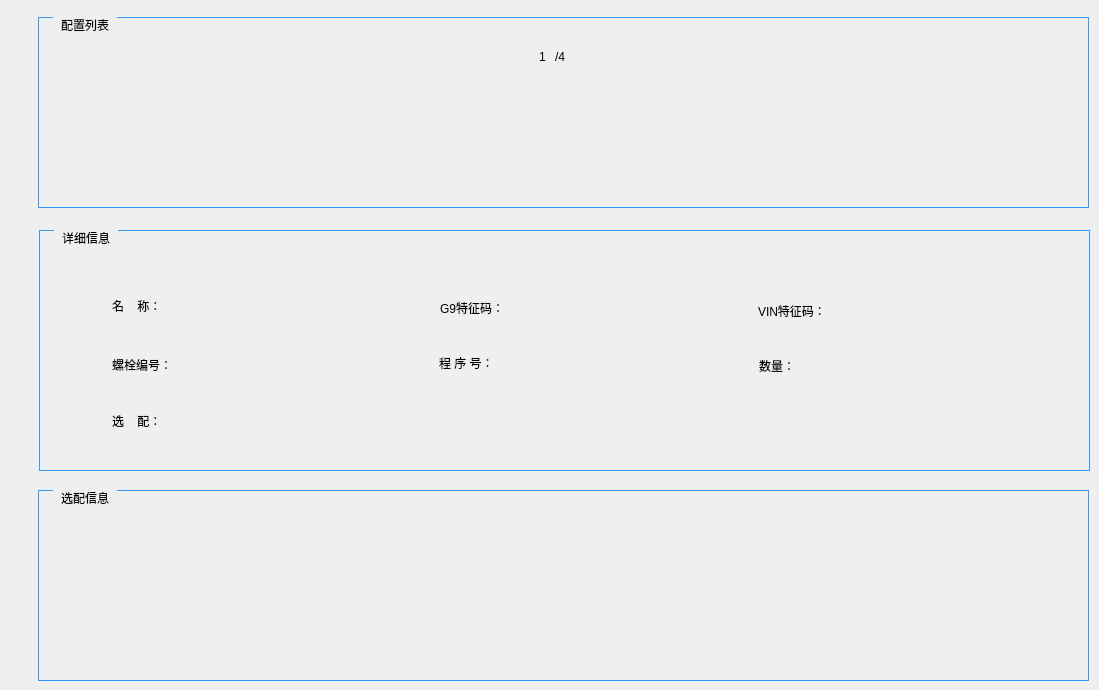
      <widget class="QWidget" name="page_19">
       <widget class="QGroupBox" name="groupBox_4">
        <property name="geometry">
         <rect>
          <x>38</x>
          <y>17</y>
          <width>1051</width>
          <height>191</height>
         </rect>
        </property>
        <property name="styleSheet">
         <string notr="true">QGroupBox {
    font: 14pt &quot;黑体&quot;;
    margin-top: 1ex;
    border-width:0.5px;  
    border-style:solid;
    border-color: rgb(51, 153, 255);  
}

QGroupBox::title {
    subcontrol-origin: margin;
    subcontrol-position: top left;
    left:15px;      
    margin-left: 5px;
    margin-right: 5px;
    padding:1px;
}</string>
        </property>
        <property name="title">
         <string>配置列表</string>
        </property>
        <widget class="QPushButton" name="pushButton_39">
         <property name="geometry">
          <rect>
           <x>100</x>
           <y>60</y>
           <width>111</width>
           <height>110</height>
          </rect>
         </property>
         <property name="styleSheet">
          <string notr="true">border-image: url(:/LCD_CS351/LCD_CS351/35_all/16.bmp);</string>
         </property>
         <property name="text">
          <string/>
         </property>
         <property name="flat">
          <bool>true</bool>
         </property>
        </widget>
        <widget class="QPushButton" name="pushButton_40">
         <property name="geometry">
          <rect>
           <x>280</x>
           <y>60</y>
           <width>111</width>
           <height>110</height>
          </rect>
         </property>
         <property name="styleSheet">
          <string notr="true">border-image: url(:/LCD_CS351/LCD_CS351/35_all/16.bmp);</string>
         </property>
         <property name="text">
          <string/>
         </property>
         <property name="flat">
          <bool>true</bool>
         </property>
        </widget>
        <widget class="QPushButton" name="pushButton_41">
         <property name="geometry">
          <rect>
           <x>460</x>
           <y>60</y>
           <width>111</width>
           <height>110</height>
          </rect>
         </property>
         <property name="styleSheet">
          <string notr="true">border-image: url(:/LCD_CS351/LCD_CS351/35_all/16.bmp);</string>
         </property>
         <property name="text">
          <string/>
         </property>
         <property name="flat">
          <bool>true</bool>
         </property>
        </widget>
        <widget class="QPushButton" name="pushButton_42">
         <property name="geometry">
          <rect>
           <x>640</x>
           <y>60</y>
           <width>111</width>
           <height>110</height>
          </rect>
         </property>
         <property name="styleSheet">
          <string notr="true">border-image: url(:/LCD_CS351/LCD_CS351/35_all/16.bmp);</string>
         </property>
         <property name="text">
          <string/>
         </property>
         <property name="flat">
          <bool>true</bool>
         </property>
        </widget>
        <widget class="QPushButton" name="pushButton_43">
         <property name="geometry">
          <rect>
           <x>820</x>
           <y>60</y>
           <width>111</width>
           <height>110</height>
          </rect>
         </property>
         <property name="styleSheet">
          <string notr="true">border-image: url(:/LCD_CS351/LCD_CS351/35_all/16.bmp);</string>
         </property>
         <property name="text">
          <string/>
         </property>
         <property name="flat">
          <bool>true</bool>
         </property>
        </widget>
        <widget class="QLabel" name="label_23">
         <property name="geometry">
          <rect>
           <x>517</x>
           <y>29</y>
           <width>31</width>
           <height>21</height>
          </rect>
         </property>
         <property name="styleSheet">
          <string notr="true">font: 14pt &quot;Arial&quot;;</string>
         </property>
         <property name="text">
          <string>/4</string>
         </property>
        </widget>
        <widget class="QLabel" name="label_24">
         <property name="geometry">
          <rect>
           <x>501</x>
           <y>29</y>
           <width>16</width>
           <height>21</height>
          </rect>
         </property>
         <property name="styleSheet">
          <string notr="true">font: 14pt &quot;Arial&quot;;</string>
         </property>
         <property name="text">
          <string>1</string>
         </property>
        </widget>
       </widget>
       <widget class="QGroupBox" name="groupBox_5">
        <property name="geometry">
         <rect>
          <x>39</x>
          <y>230</y>
          <width>1051</width>
          <height>241</height>
         </rect>
        </property>
        <property name="styleSheet">
         <string notr="true">QGroupBox {
    font: 14pt &quot;黑体&quot;;
    margin-top: 1ex;
    border-width:0.5px;  
    border-style:solid;
    border-color: rgb(51, 153, 255);  
}

QGroupBox::title {
    subcontrol-origin: margin;
    subcontrol-position: top left;
    left:15px;      
    margin-left: 5px;
    margin-right: 5px;
    padding:1px;
}</string>
        </property>
        <property name="title">
         <string>详细信息</string>
        </property>
        <widget class="QLabel" name="label_25">
         <property name="geometry">
          <rect>
           <x>73</x>
           <y>60</y>
           <width>111</width>
           <height>31</height>
          </rect>
         </property>
         <property name="styleSheet">
          <string notr="true">  font: 14pt &quot;黑体&quot;;</string>
         </property>
         <property name="text">
          <string>名    称：</string>
         </property>
        </widget>
        <widget class="QLabel" name="label_26">
         <property name="geometry">
          <rect>
           <x>401</x>
           <y>62</y>
           <width>121</width>
           <height>31</height>
          </rect>
         </property>
         <property name="styleSheet">
          <string notr="true">  font: 14pt &quot;黑体&quot;;</string>
         </property>
         <property name="text">
          <string>G9特征码：</string>
         </property>
        </widget>
        <widget class="QLabel" name="label_27">
         <property name="geometry">
          <rect>
           <x>719</x>
           <y>65</y>
           <width>131</width>
           <height>31</height>
          </rect>
         </property>
         <property name="styleSheet">
          <string notr="true">  font: 14pt &quot;黑体&quot;;</string>
         </property>
         <property name="text">
          <string>VIN特征码：</string>
         </property>
        </widget>
        <widget class="QLabel" name="label_28">
         <property name="geometry">
          <rect>
           <x>73</x>
           <y>119</y>
           <width>111</width>
           <height>31</height>
          </rect>
         </property>
         <property name="styleSheet">
          <string notr="true">  font: 14pt &quot;黑体&quot;;</string>
         </property>
         <property name="text">
          <string>螺栓编号：</string>
         </property>
        </widget>
        <widget class="QLabel" name="label_29">
         <property name="geometry">
          <rect>
           <x>400</x>
           <y>117</y>
           <width>111</width>
           <height>31</height>
          </rect>
         </property>
         <property name="styleSheet">
          <string notr="true">  font: 14pt &quot;黑体&quot;;</string>
         </property>
         <property name="text">
          <string>程 序 号：</string>
         </property>
        </widget>
        <widget class="QLabel" name="label_30">
         <property name="geometry">
          <rect>
           <x>720</x>
           <y>120</y>
           <width>71</width>
           <height>31</height>
          </rect>
         </property>
         <property name="styleSheet">
          <string notr="true">  font: 14pt &quot;黑体&quot;;</string>
         </property>
         <property name="text">
          <string>数量：</string>
         </property>
        </widget>
        <widget class="QLabel" name="label_31">
         <property name="geometry">
          <rect>
           <x>73</x>
           <y>175</y>
           <width>111</width>
           <height>31</height>
          </rect>
         </property>
         <property name="styleSheet">
          <string notr="true">  font: 14pt &quot;黑体&quot;;</string>
         </property>
         <property name="text">
          <string>选    配：</string>
         </property>
        </widget>
       </widget>
       <widget class="QGroupBox" name="groupBox_6">
        <property name="geometry">
         <rect>
          <x>38</x>
          <y>490</y>
          <width>1051</width>
          <height>191</height>
         </rect>
        </property>
        <property name="styleSheet">
         <string notr="true">QGroupBox {
    font: 14pt &quot;黑体&quot;;
    margin-top: 1ex;
    border-width:0.5px;  
    border-style:solid;
    border-color: rgb(51, 153, 255);  
}

QGroupBox::title {
    subcontrol-origin: margin;
    subcontrol-position: top left;
    left:15px;      
    margin-left: 5px;
    margin-right: 5px;
    padding:1px;
}</string>
        </property>
        <property name="title">
         <string>选配信息</string>
        </property>
        <widget class="QPushButton" name="pushButton_44">
         <property name="geometry">
          <rect>
           <x>110</x>
           <y>52</y>
           <width>111</width>
           <height>110</height>
          </rect>
         </property>
         <property name="styleSheet">
          <string notr="true">border-image: url(:/LCD_CS351/LCD_CS351/35_all/16.bmp);</string>
         </property>
         <property name="text">
          <string/>
         </property>
         <property name="flat">
          <bool>true</bool>
         </property>
        </widget>
        <widget class="QPushButton" name="pushButton_45">
         <property name="geometry">
          <rect>
           <x>290</x>
           <y>52</y>
           <width>111</width>
           <height>110</height>
          </rect>
         </property>
         <property name="styleSheet">
          <string notr="true">border-image: url(:/LCD_CS351/LCD_CS351/35_all/16.bmp);</string>
         </property>
         <property name="text">
          <string/>
         </property>
         <property name="flat">
          <bool>true</bool>
         </property>
        </widget>
        <widget class="QPushButton" name="pushButton_46">
         <property name="geometry">
          <rect>
           <x>470</x>
           <y>52</y>
           <width>111</width>
           <height>110</height>
          </rect>
         </property>
         <property name="styleSheet">
          <string notr="true">border-image: url(:/LCD_CS351/LCD_CS351/35_all/16.bmp);</string>
         </property>
         <property name="text">
          <string/>
         </property>
         <property name="flat">
          <bool>true</bool>
         </property>
        </widget>
        <widget class="QPushButton" name="pushButton_47">
         <property name="geometry">
          <rect>
           <x>660</x>
           <y>52</y>
           <width>111</width>
           <height>110</height>
          </rect>
         </property>
         <property name="styleSheet">
          <string notr="true">border-image: url(:/LCD_CS351/LCD_CS351/35_all/16.bmp);</string>
         </property>
         <property name="text">
          <string/>
         </property>
         <property name="flat">
          <bool>true</bool>
         </property>
        </widget>
        <widget class="QPushButton" name="pushButton_48">
         <property name="geometry">
          <rect>
           <x>840</x>
           <y>52</y>
           <width>111</width>
           <height>110</height>
          </rect>
         </property>
         <property name="styleSheet">
          <string notr="true">border-image: url(:/LCD_CS351/LCD_CS351/35_all/16.bmp);</string>
         </property>
         <property name="text">
          <string/>
         </property>
         <property name="flat">
          <bool>true</bool>
         </property>
        </widget>
       </widget>
      </widget>
